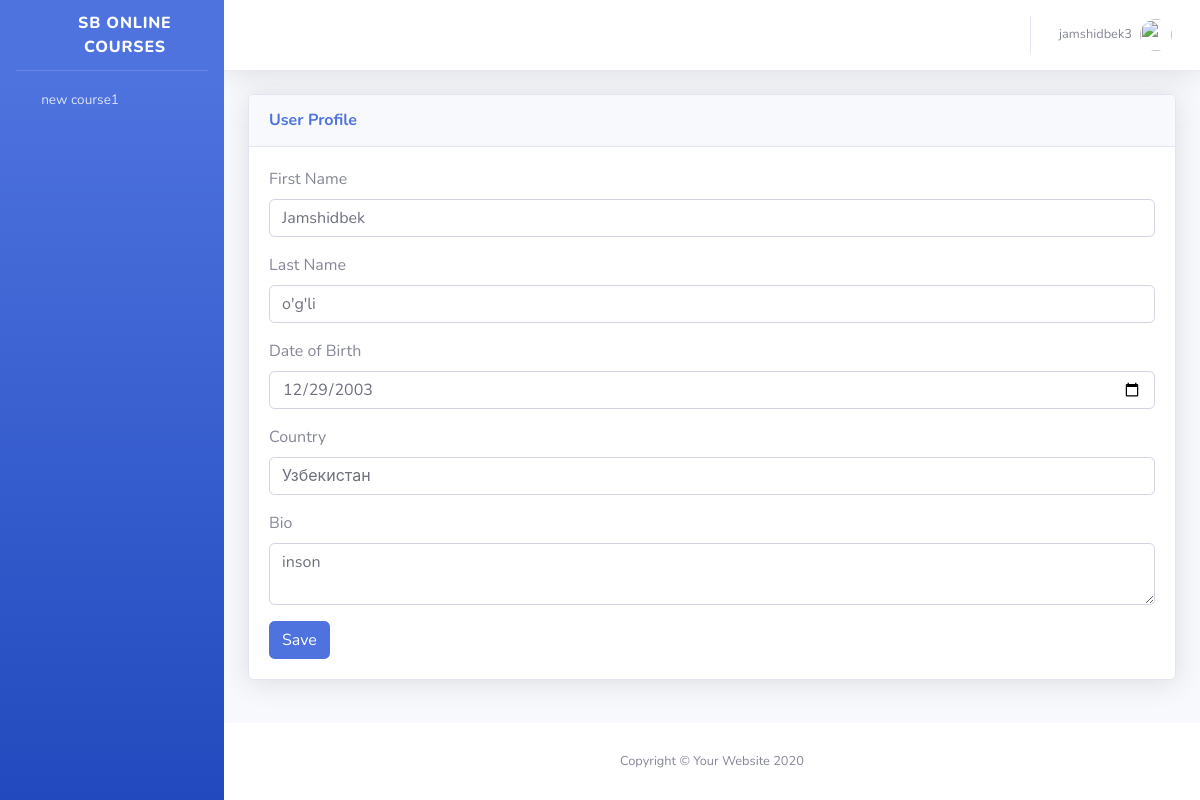
Page /account/profile/ (signed in) on the earlier database version.
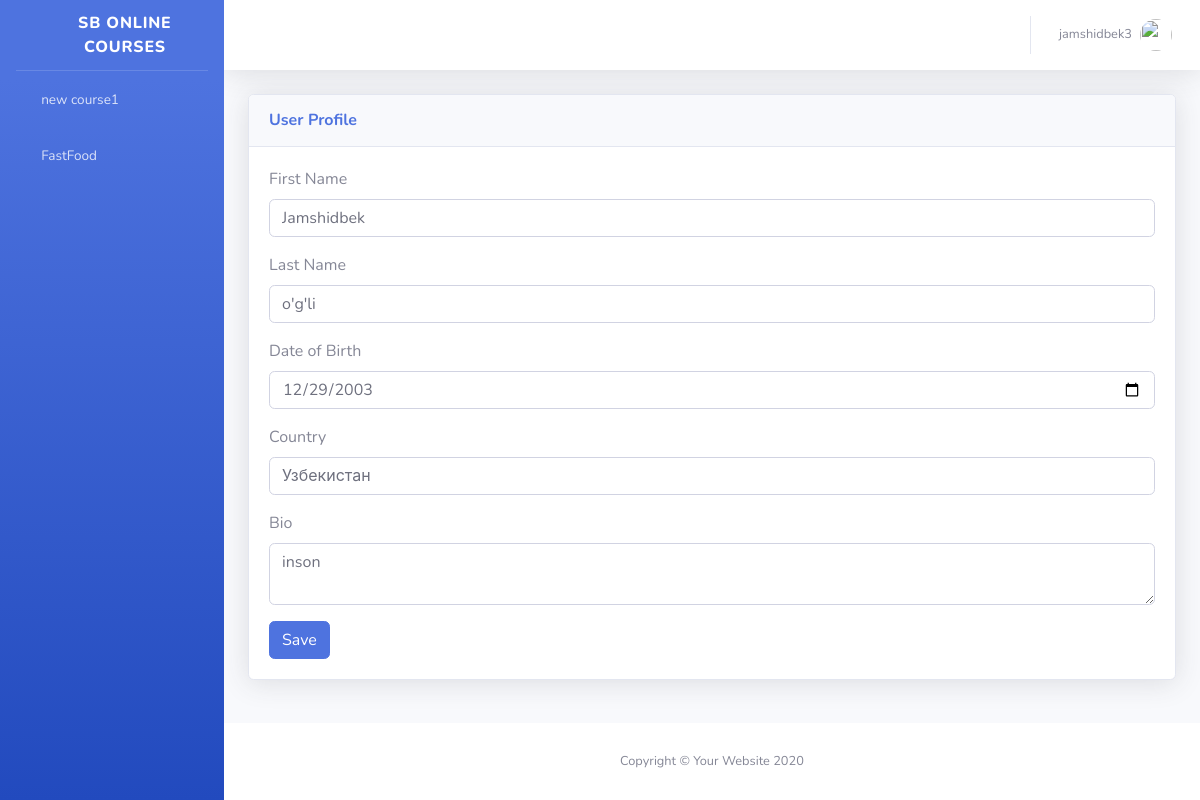
Same page on the later database version.
### courses/models.py (models this page shows, shortened)
class Course(models.Model):
    course_id = models.AutoField(primary_key=True)
    created_by = models.ForeignKey('auth.User', on_delete=models.CASCADE)
    name = models.CharField(max_length=200)
    level = models.PositiveIntegerField()
    description = models.TextField(null=True, blank=True)
    score = models.PositiveIntegerField()
    class Meta:
        ordering = ['course_id']

### accounts/views.py (the view)
# urls.py: path('profile/', view_profile, name='view_profile'),
@login_required
def view_profile(request):
    user = request.user
    if user.is_staff:
        profile = get_object_or_404(StaffProfile, user=user)
        form_class = StaffProfileForm
        template_name = 'accounts/staff_profile.html'
    else:
        profile = get_object_or_404(UserProfile, user=user)
        form_class = UserProfileForm
        template_name = 'accounts/user_profile.html'
    if request.method == 'POST':
        form = form_class(request.POST, instance=profile)
        if form.is_valid():
            form.save()
            return redirect('view_profile')
    else:
        form = form_class(instance=profile)
    return render(request, template_name, {'form': form})

### accounts/forms.py
class UserProfileForm(forms.ModelForm):
    class Meta:
        model = UserProfile
        fields = ['first_name', 'last_name', 'date_of_birth', 'country', 'bio', 'total_score']

### courses/models.py (called while the page is built)
    def __str__(self):
        return self.lesson_title

### pages/context_processors.py (called while the page is built)
def base_context(request):
    context = {
        'courses': Course.objects.all(),
    }
    return context

### pages/templatetags/staff_tags.py (called while the page is built)
@register.filter
def has_group(user, group_name):
    if user.is_authenticated:
        print(user.role)
        return user.groups.filter(name=group_name).exists()
    return False

### templates/accounts/user_profile.html (shortened to what this page needs)
{% extends 'guest/base.html' %}
{% block content %}
<div class="card shadow mb-4">
    <div class="card-header py-3">
        <h6 class="m-0 font-weight-bold text-primary">User Profile</h6>
    </div>
    <div class="card-body">
        <form method="post">
            <div class="mb-3">
                <label for="first_name" class="form-label">First Name</label>
                <input type="text" class="form-control" id="first_name" name="first_name" value="{{ form.first_name.value }}">
            </div>
            <div class="mb-3">
                <label for="last_name" class="form-label">Last Name</label>
                <input type="text" class="form-control" id="last_name" name="last_name" value="{{ form.last_name.value }}">
            </div>
            <div class="mb-3">
                <label for="date_of_birth" class="form-label">Date of Birth</label>
                <input type="date" class="form-control" id="date_of_birth" name="date_of_birth" value="{{ form.date_of_birth.value|date:'Y-m-d' }}">
            </div>
            <div class="mb-3">
                <label for="country" class="form-label">Country</label>
                <input type="text" class="form-control" id="country" name="country" value="{{ form.country.value }}">
            </div>
            <div class="mb-3">
                <label for="bio" class="form-label">Bio</label>
                <textarea class="form-control" id="bio" name="bio">{{ form.bio.value }}</textarea>
            </div>
            <button type="submit" class="btn btn-primary">Save</button>
        </form>
    </div>
</div>
{% endblock %}

### templates/guest/base.html (shortened to what the changed rows need)
<!DOCTYPE html>
<html lang="en">
{% load static %}
{% load staff_tags %}
<head>
    <link href="{% static 'vendor/fontawesome-free/css/all.min.css' %}" rel="stylesheet" type="text/css">
    <link href="{% static 'css/sb-admin-2.min.css' %}" rel="stylesheet">
</head>
<body id="page-top">
    <div id="wrapper">
        <ul class="navbar-nav bg-gradient-primary sidebar sidebar-dark accordion" id="accordionSidebar">
            {% if user.is_authenticated and user.is_staff %}
                <li class="nav-item">
                    <a class="nav-link collapsed" href="{% url 'course_list' %}" data-toggle="collapse" data-target="#collapseUtilities"
                        aria-expanded="true" aria-controls="collapseUtilities">
                        <i class="fas fa-fw fa-chalkboard-teacher"></i>
                        <span>Courses</span>
                    </a>
                    <div id="collapseUtilities" class="collapse" aria-labelledby="headingUtilities"
                        data-parent="#accordionSidebar">
                        <div class="bg-white py-2 collapse-inner rounded">
                            <h6 class="collapse-header">deeds:</h6>
                            <a class="collapse-item" href="{% url 'course_list' %}">List</a>
                            <a class="collapse-item" href="{% url 'course_create' %}">Add</a>
                        </div>
                        <div class="bg-white py-2 collapse-inner rounded">
                            <h6 class="collapse-header">Courses</h6>
                            {% for course in courses %}
                                <a class="collapse-item" href="{% url 'lesson_list' course.pk %}">{{ course.name }}</a>
                            {% endfor %}
                        </div>
                    </div>
                </li>
            {% else %}
                {% for course in courses %}
                <li class="nav-item">
                    <a class="nav-link collapsed" href="{% url 'course_list' %}" data-toggle="collapse" data-target="#collapseUtilities{{ course.pk }}"
                        aria-expanded="true" aria-controls="collapseUtilities{{ course.pk }}">
                        <i class="fas fa-fw fa-chalkboard-teacher"></i>
                        <span>{{ course.name }}</span>
                    </a>
                </li>
            {% endfor %}
        {% endif %}
        </ul>
    </div>
</body>
</html>

Differences in the rows shown:
added Course: name "FastFood"
